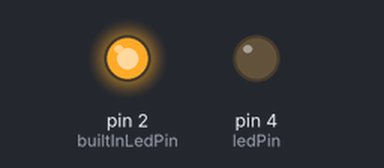
The sketch below on a simulated Arduino Uno, built with avr-gcc and run on an emulated ATmega328P. Shown: output pins drawn as LEDs (lit = HIGH).

Above: at 1.0 s.
At 5.5 s:
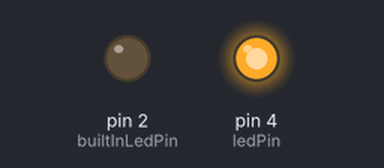
Timing chart, 0 to 6.9 s (numbered marks = the images above):
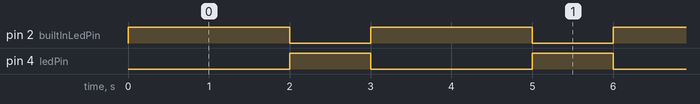

The sketch:

led_on_and_off.ino
```cpp
int builtInLedPin = 2;
int ledPin = 4;
void setup() {
  // put your setup code here, to run once:
  pinMode(builtInLedPin, OUTPUT);
  pinMode(ledPin, OUTPUT);
}

void loop() {
  // put your main code here, to run repeatedly:
  digitalWrite(builtInLedPin, HIGH);
  digitalWrite(ledPin, LOW);
  delay(2000);
  digitalWrite(builtInLedPin, LOW);
  digitalWrite(ledPin, HIGH);
  delay(1000);
}
```

Measured:
- by itself, pin 2 (builtInLedPin): alternates HIGH for 2.0 s and LOW for 1.0 s
- by itself, pin 4 (ledPin): alternates HIGH for 1.0 s and LOW for 2.0 s
